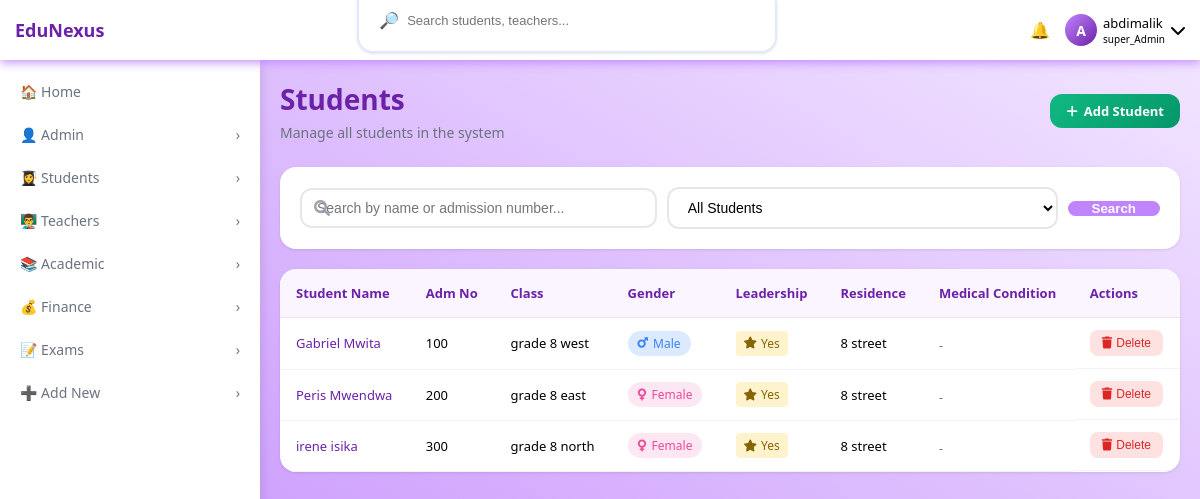
Page /all/ (signed in) on the committed database.
### accounts/models.py (models this page shows, shortened)
class User(AbstractUser):
    ROLE_CHOICES=(
        ('SUPER_ADMIN','super_Admin'),
        ('ADMIN','admin'),
        ('TEACHER','teacher'),
        ('STUDENT','student'),
        ('PARENT','parent')
    )
    objects=UserManager()
    role=models.CharField(max_length=20,choices=ROLE_CHOICES,default='STUDENT')
    is_approved= models.BooleanField(default=False)
    phone_number=models.CharField(max_length=15,unique=True,null=True,blank=True)

### students/models.py (models this page shows, shortened)
class Students(models.Model):
    user = models.OneToOneField(
        'accounts.User',
        on_delete=models.CASCADE,
        related_name='student_record_records',
        null=True,
        blank=True
    )
    parents = models.ForeignKey(
        settings.AUTH_USER_MODEL,
        on_delete=models.CASCADE,
        related_name='children',
        null=True,
        blank=True,
        limit_choices_to={'role': 'PARENT'},
    )
    current_class = models.ForeignKey(
        'academic.Classroom',
        on_delete=models.SET_NULL,
        null=True,
        related_name='students',
    )
    GENDER_CH0ICES=(
        ('MALE','male'),
        ('FEMALE','female')
    )
    first_name = models.CharField(max_length=100)
    last_name = models.CharField(max_length=100)
    registration_number = models.CharField(max_length=20, unique=True)
    is_active = models.BooleanField(default=True)
    date_enrolled = models.DateTimeField(auto_now_add=True)
    gender=models.CharField(max_length=10,choices=GENDER_CH0ICES,null=True,blank=True)
    last_total_marks = models.FloatField(default=0.0, editable=False)
    last_mean_score = models.FloatField(default=0.0, editable=False)
    address = models.TextField(blank=True, null=True, help_text="Residential address")
    has_leadership = models.BooleanField(default=False)
    medical_condition = models.TextField(blank=True, null=True, help_text="Any underlying medical conditions")

### academic/models.py (models this page shows, shortened)
class Classroom(models.Model):
    name=models.CharField(max_length=50)
    stream=models.CharField(max_length=50,null=True,blank=True)
    fee_amount=models.DecimalField(max_digits=10,decimal_places=2,default=0.00)
    subjects=models.ManyToManyField('Subject',related_name='classrooms',blank=True)
    class_teacher=models.OneToOneField(
        'accounts.User',
        on_delete=models.SET_NULL,
        null=True,
        blank=True,
        limit_choices_to={'role':'TEACHER'},
        related_name='manage_classes'
    )
    def __str__(self):
        if self.stream:
            return f"{self.name} {self.stream}"
        return self.name

### students/views.py (the view, shortened to what this page needs)
# urls.py: path('all/', views.student_list_view, name='student_list'),
@login_required
def student_list_view(request):
    user = request.user
    search_query = request.GET.get('search', '')
    leadership_filter = request.GET.get('has_leadership', '')
    if user.role in ['SUPER_ADMIN', 'ADMIN']:
        students = Students.objects.all().select_related('current_class', 'parents')
    elif user.role == 'PARENT':
        students = Students.objects.filter(parents=user).select_related('current_class')
    elif user.role == 'STUDENT':
        messages.info(request, "You can only view your own profile.")
        if hasattr(user, 'student_record_records'):
            return redirect('students_detail', pk=user.student_record_records.id)
        else:
            students = Students.objects.none()
    else:
        students = Students.objects.none()
    if search_query:
        students = students.filter(
            models.Q(first_name__icontains=search_query) |
            models.Q(last_name__icontains=search_query) |
            models.Q(registration_number__icontains=search_query)
        )
    if leadership_filter == 'true':
        students = students.filter(has_leadership=True)
    elif leadership_filter == 'false':
        students = students.filter(has_leadership=False)
    return render(request, 'students/student_list.html', {
        'students': students,
        'search_query': search_query,
        'leadership_filter': leadership_filter,
    })

### students/templates/students/student_list.html (shortened to what this page needs)
{% extends 'base.html' %}
{% load static %}
{% block content %}
<div class="list-header">
    <div class="list-title">
        <h1>Students</h1>
        <p>Manage all students in the system</p>
    </div>
    {% if request.user.role == 'SUPER_ADMIN' %}
    <a href="{% url 'register_page' %}" class="add-btn">
        <i class="fas fa-plus"></i> Add Student
    </a>
    {% endif %}
</div>
<div class="search-container">
    <form method="GET" class="search-form">
        <div class="search-input-wrapper">
            <i class="fas fa-search"></i>
            <input type="text" name="search" placeholder="Search by name or admission number..." value="{{ search_query }}">
        </div>
        <select name="has_leadership" class="filter-select">
            <option value="">All Students</option>
        </select>
        <button type="submit" class="search-btn">Search</button>
    </form>
</div>
<div class="table-wrapper">
    <table class="data-table">
        <thead>
            <tr>
                <th>Student Name</th>
                <th>Adm No</th>
                <th>Class</th>
                <th>Gender</th>
                <th>Leadership</th>
                <th>Residence</th>
                <th>Medical Condition</th>
                <th>Actions</th>
            </tr>
        </thead>
        <tbody>
            {% for student in students %}
            <tr>
                <td>
                    <a href="{% url 'students_detail' student.id %}" style="color: #6b21a8; text-decoration: none; font-weight: 500;">
                        {{ student.first_name }} {{ student.last_name }}
                    </a>
                </td>
                <td>{{ student.registration_number }}</td>
                <td>{{ student.current_class|default:"Not Assigned" }}</td>
                <td>
                  {% if student.gender == 'MALE' %}
                        <span class="gender-male"><i class="fas fa-mars"></i> Male</span>
                    {% elif student.gender == 'FEMALE' %}
                        <span class="gender-female"><i class="fas fa-venus"></i> Female</span>
                    {% else %}
                        <span class="gender-not-set">Not set</span>
                    {% endif %}
                </td>
                <td>
                    {% if student.has_leadership %}
                        <span class="leadership-yes"><i class="fas fa-star"></i> Yes</span>
                    {% else %}
                        <span class="leadership-no">No</span>
                    {% endif %}
                </td>
                <td>
                    {% if student.address %}
                        {{ student.address|truncatechars:25 }}
                    {% else %}
                        <span class="text-muted">-</span>
                    {% endif %}
                </td>
                <td>
                    {% if student.medical_condition %}
                        <span class="medical-yes" title="{{ student.medical_condition }}">
                            <i class="fas fa-notes-medical"></i> Yes
                        </span>
                    {% else %}
                        <span class="text-muted">-</span>
                    {% endif %}
                </td>
                <td class="action-buttons">
                    {% if request.user.role == 'SUPER_ADMIN' %}
                    <button class="btn-delete" onclick="confirmDelete({{ student.id }})">
                        <i class="fas fa-trash"></i> Delete
                    </button>
                    {% endif %}
                </td>
            </tr>
            {% endfor %}
        </tbody>
    </table>
</div>
{% endblock %}

### templates/base.html (shortened to what this page needs)
{% load static %}
<!DOCTYPE html>
<html lang="en">
<head>
    <link rel="stylesheet" href="{% static 'css/style.css' %}">
    <link rel="stylesheet" href="https://cdnjs.cloudflare.com/ajax/libs/font-awesome/6.0.0-beta3/css/all.min.css">
</head>
<body>
    <nav class="top-nav">
        <div class="nav-left">
            <div class="logo">EduNexus</div>
        </div>
        <div class="search-bar">
            <span>🔎</span>
            <input type="text" id="globalSearch" placeholder="Search students, teachers...">
        </div>
        <div class="nav-right">
            <div class="notification-badge" id="notificationBell">
                <span>🔔</span>
            </div>
            <div>
                <div class="user-info" id="userInfoBtn">
                    <div class="avatar-circle">
                        {{ request.user.first_name|first|default:request.user.username|first|upper }}
                    </div>
                    <div>
                        <div class="user-name">{{ request.user.first_name|default:request.user.username }}</div>
                        <div class="user-role">{{ request.user.get_role_display }}</div>
                    </div>
                    <i class="fas fa-chevron-down"></i>
                </div>
            </div>
        </div>
    </nav>
    <aside class="sidebar" id="sidebar">
        <ul>
            {% if request.user.role != 'STUDENT' and request.user.role != 'PARENT' %}
            <li class="menu-item {% if request.resolver_match.url_name == 'dashboard' %}active{% endif %}" data-url="{% url 'dashboard' %}">
                <span class="menu-text">🏠 Home</span>
            </li>
            {% endif %}
           {% if request.user.role == 'SUPER_ADMIN' or request.user.role == 'ADMIN' %}
            <li class="menu-item has-dropdown">
                <span class="menu-text">👤 Admin</span>
                <span class="arrow">›</span>
            </li>
            {% endif %}
            <li class="menu-item has-dropdown">
                <span class="menu-text">👩‍🎓 Students</span>
                <span class="arrow">›</span>
            </li>
            {% if request.user.role != 'PARENT' and request.user.role != 'STUDENT' %}
            <li class="menu-item has-dropdown">
                <span class="menu-text">👨‍🏫 Teachers</span>
                <span class="arrow">›</span>
            </li>
            {% endif %}
            <li class="menu-item has-dropdown">
                <span class="menu-text">📚 Academic</span>
                <span class="arrow">›</span>
            </li>
            {% if request.user.role != 'TEACHER' %}
            <li class="menu-item has-dropdown">
                <span class="menu-text">💰 Finance</span>
                <span class="arrow">›</span>
            </li>
            {% endif %}
            <li class="menu-item has-dropdown">
                <span class="menu-text">📝 Exams</span>
                <span class="arrow">›</span>
            </li>
            {% if request.user.role == 'SUPER_ADMIN' %}
            <li class="menu-item has-dropdown">
                <span class="menu-text">➕ Add New</span>
                <span class="arrow">›</span>
            </li>
            {% endif %}
        </ul>
    </aside>
    <main class="main-content">
        {% block content %}
        {% endblock %}
    </main>
</body>
</html>

### students/templates/students/student_list.html (style rules this page uses)
.filter-select { padding: 0.5rem; border: 1px solid #ddd; border-radius: 4px; background: white; }
.leadership-yes { color: #856404; background: #fff3cd; padding: 0.25rem 0.5rem; border-radius: 4px; font-size: 0.75rem; display: inline-flex; align-items: center; gap: 0.25rem; }
.text-muted { color: #6c757d; }

### rows in the picture
User: user.first_name|first "A", user.first_name "abdimalik", user.role "super_Admin"
Students: first_name "Gabriel", last_name "Mwita", registration_number "100", current_class "grade 8 west", gender "MALE" (drawn), has_leadership True (drawn), address "8 street"
Students: first_name "Peris", last_name "Mwendwa", registration_number "200", current_class "grade 8 east", gender "FEMALE" (drawn), has_leadership True (drawn), address "8 street"
Students: first_name "irene", last_name "isika", registration_number "300", current_class "grade 8 north", gender "FEMALE" (drawn), has_leadership True (drawn), address "8 street"
